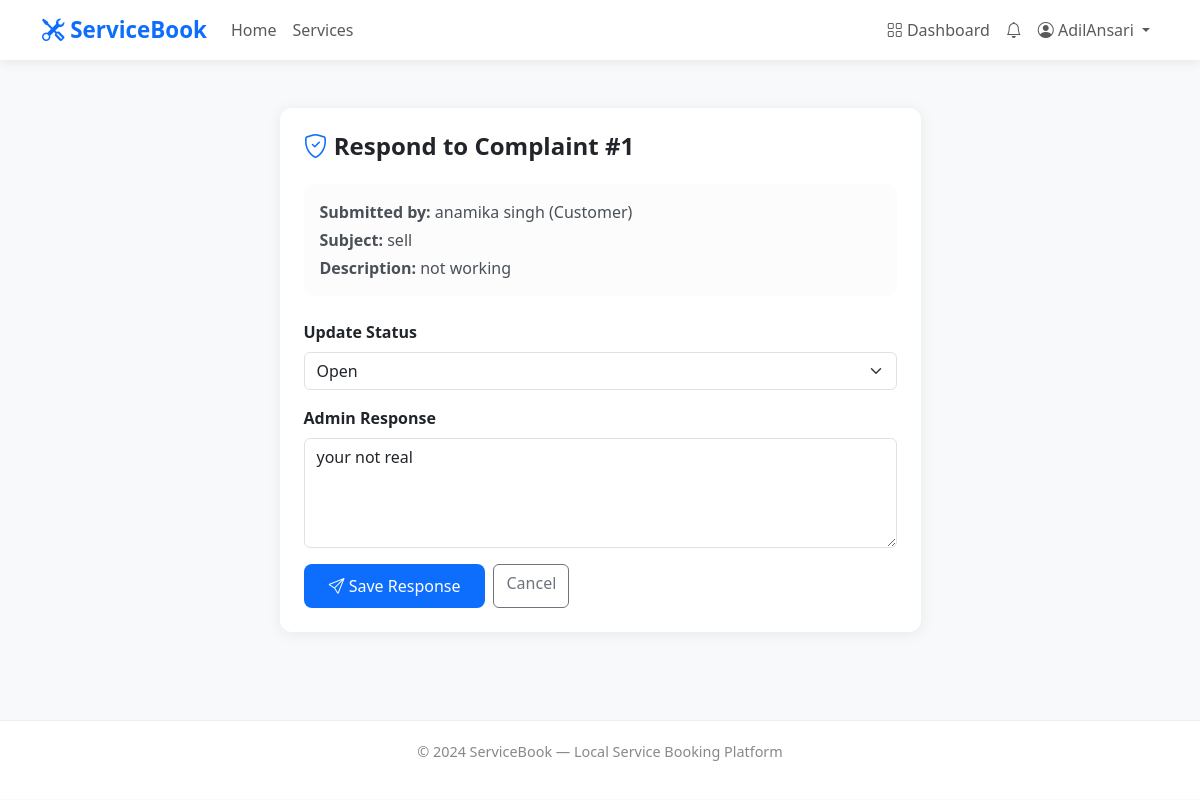
Screenshot of /complaints/admin/1/response/ (signed in) with the database file from the repository.
### accounts/models.py (models this page shows, shortened)
class User(AbstractUser):
    ROLE_CUSTOMER = 'customer'
    ROLE_PROVIDER = 'provider'
    ROLE_ADMIN = 'admin'
    ROLE_CHOICES = [
        (ROLE_CUSTOMER, 'Customer'),
        (ROLE_PROVIDER, 'Service Provider'),
        (ROLE_ADMIN, 'Administrator'),
    ]
    role = models.CharField(
        max_length=20,
        choices=ROLE_CHOICES,
        default=ROLE_CUSTOMER,
    )
    phone = models.CharField(max_length=15, blank=True)
    email = models.EmailField(unique=True)

### complaints/models.py (models this page shows, shortened)
class Complaint(models.Model):
    STATUS_OPEN = 'open'
    STATUS_UNDER_REVIEW = 'under_review'
    STATUS_RESOLVED = 'resolved'
    STATUS_CLOSED = 'closed'
    STATUS_CHOICES = [
        (STATUS_OPEN, 'Open'),
        (STATUS_UNDER_REVIEW, 'Under Review'),
        (STATUS_RESOLVED, 'Resolved'),
        (STATUS_CLOSED, 'Closed'),
    ]
    submitted_by = models.ForeignKey(
        'accounts.User',
        on_delete=models.CASCADE,
        related_name='complaints_submitted'
    )
    booking = models.ForeignKey(
        'bookings.Booking',
        on_delete=models.CASCADE,
        related_name='complaints',
        null=True,
        blank=True
    )
    subject = models.CharField(max_length=200)
    description = models.TextField()
    status = models.CharField(
        max_length=20,
        choices=STATUS_CHOICES,
        default=STATUS_OPEN
    )
    admin_response = models.TextField(blank=True)
    created_at = models.DateTimeField(auto_now_add=True, null=True)
    updated_at = models.DateTimeField(auto_now=True, null=True)
    class Meta:
        ordering = ['-created_at']

### complaints/views.py (the view)
# urls.py: path('admin/<int:pk>/response/', views.admin_complaint_response, name='admin_complaint_response'),
@login_required(login_url='/accounts/login/')
def admin_complaint_response(request, pk):
    if not request.user.is_staff:
        messages.error(request, 'Access denied.')
        return redirect('dashboard')
    complaint = get_object_or_404(Complaint, pk=pk)
    if request.method == 'POST':
        form = ComplaintResponseForm(request.POST, instance=complaint)
        if form.is_valid():
            form.save()
            send_notification(
                user=complaint.submitted_by,
                title='Complaint Status Updated',
                message=f'Your complaint "{complaint.subject}" '
                        f'has been updated to: '
                        f'{complaint.get_status_display()}.',
                notification_type='complaint'
            )
            messages.success(
                request,
                'Complaint response saved successfully.'
            )
            return redirect('admin_complaints')
    else:
        form = ComplaintResponseForm(instance=complaint)
    return render(request, 'complaints/admin_complaint_response.html', {
        'complaint': complaint,
        'form': form
    })

### complaints/forms.py
class ComplaintResponseForm(forms.ModelForm):
    class Meta:
        model = Complaint
        fields = ['status', 'admin_response']
        widgets = {
            'status': forms.Select(attrs={
                'class': 'form-select'
            }),
            'admin_response': forms.Textarea(attrs={
                'class': 'form-control',
                'rows': 4,
                'placeholder': 'Write your response to this complaint...'
            }),
        }

### notifications/context_processors.py (called while the page is built)
def notification_count(request):
    if request.user.is_authenticated:
        count = request.user.notifications.filter(
            is_read=False
        ).count()
        return {'unread_notifications': count}
    return {'unread_notifications': 0}

### templates/complaints/admin_complaint_response.html (shortened to what this page needs)
{% extends 'base.html' %}
{% block content %}
<div class="container py-5">
    <div class="row justify-content-center">
        <div class="col-md-7">
            <div class="card p-4">
                <h4 class="fw-bold mb-4">
                    <i class="bi bi-shield-check text-primary"></i>
                    Respond to Complaint #{{ complaint.id }}
                </h4>
                <div class="alert alert-light mb-4">
                    <p class="mb-1">
                        <strong>Submitted by:</strong>
                        {{ complaint.submitted_by.get_full_name|default:complaint.submitted_by.username }}
                        ({{ complaint.submitted_by.get_role_display }})
                    </p>
                    <p class="mb-1">
                        <strong>Subject:</strong> {{ complaint.subject }}
                    </p>
                    <p class="mb-0">
                        <strong>Description:</strong>
                        {{ complaint.description }}
                    </p>
                </div>
                <form method="POST">
                    <div class="mb-3">
                        <label class="form-label fw-semibold">
                            Update Status
                        </label>
                        {{ form.status }}
                    </div>
                    <div class="mb-3">
                        <label class="form-label fw-semibold">
                            Admin Response
                        </label>
                        {{ form.admin_response }}
                    </div>
                    <div class="d-flex gap-2">
                        <button type="submit" class="btn btn-primary">
                            <i class="bi bi-send"></i> Save Response
                        </button>
                        <a href="{% url 'admin_complaints' %}"
                           class="btn btn-outline-secondary">
                            Cancel
                        </a>
                    </div>
                </form>
            </div>
        </div>
    </div>
</div>
{% endblock %}

### templates/base.html (shortened to what this page needs)
<!DOCTYPE html>
<html lang="en">
<head>
    <link href="https://cdn.jsdelivr.net/npm/bootstrap@5.3.0/dist/css/bootstrap.min.css" rel="stylesheet">
    <link href="https://cdn.jsdelivr.net/npm/bootstrap-icons@1.10.0/font/bootstrap-icons.css" rel="stylesheet">
</head>
<body>
    <nav class="navbar navbar-expand-lg navbar-light sticky-top">
        <div class="container">
            <a class="navbar-brand" href="{% url 'home' %}">
                <i class="bi bi-tools"></i> ServiceBook
            </a>
            <div class="collapse navbar-collapse" id="navbarNav">
                <ul class="navbar-nav me-auto">
                    <li class="nav-item">
                        <a class="nav-link" href="{% url 'home' %}">Home</a>
                    </li>
                    <li class="nav-item">
                        <a class="nav-link" href="{% url 'service_list' %}">Services</a>
                    </li>
                </ul>
                <ul class="navbar-nav">
                    {% if user.is_authenticated %}
                    <li class="nav-item">
                        <a class="nav-link" href="{% url 'dashboard' %}">
                            <i class="bi bi-grid"></i> Dashboard
                        </a>
                    </li>
                    <li class="nav-item">
                        <a class="nav-link position-relative" href="{% url 'notification_list' %}">
                            <i class="bi bi-bell"></i>
                        </a>
                    </li>
                    <li class="nav-item dropdown">
                        <a class="nav-link dropdown-toggle" href="#" data-bs-toggle="dropdown">
                            <i class="bi bi-person-circle"></i>
                            {{ user.first_name|default:user.username }}
                        </a>
                    </li>
                    {% endif %}
                </ul>
            </div>
        </div>
    </nav>
    {% block content %}
    {% endblock %}
    <footer>
        <p>&copy; 2024 ServiceBook — Local Service Booking Platform</p>
    </footer>
</body>
</html>

### templates/base.html (style rules this page uses)
body { background-color: #f8f9fa; font-family: 'Segoe UI', sans-serif; }
.navbar-brand { font-weight: 700; font-size: 1.4rem; color: #0d6efd !important; }
.navbar { box-shadow: 0 2px 10px rgba(0, 0, 0, 0.08); background: white !important; }
.btn-primary { background-color: #0d6efd; border: none; padding: 10px 25px; border-radius: 8px; }
.card { border: none; border-radius: 12px; box-shadow: 0 2px 15px rgba(0, 0, 0, 0.07); }
.alert { border-radius: 10px; border: none; }
footer { background: white; padding: 20px; text-align: center; color: #888; font-size: 0.9rem; border-top: 1px solid #eee; margin-top: 40px; }

### rows the page displays
User: first_name "AdilAnsari"
Complaint: id "1", submitted_by.get_full_name "anamika singh", submitted_by.role "Customer", subject "sell", description "not working", status "Open", admin_response "your not real"
